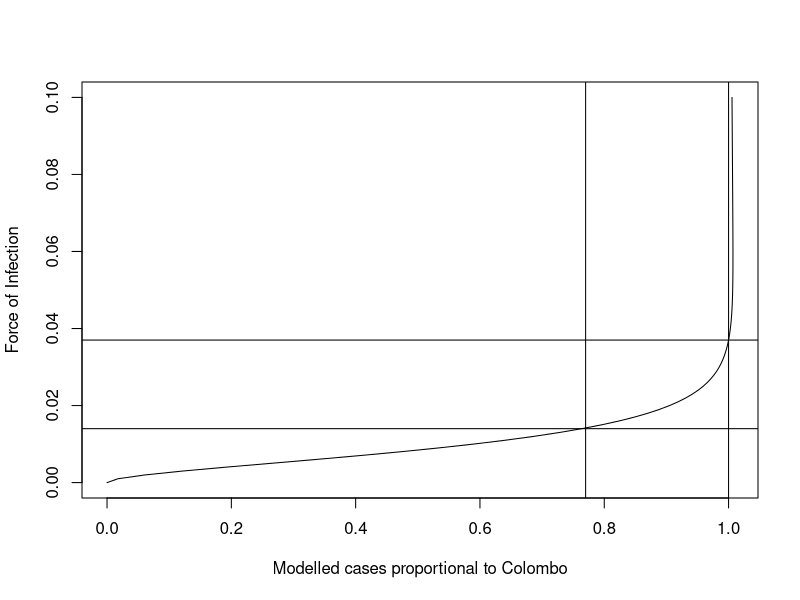
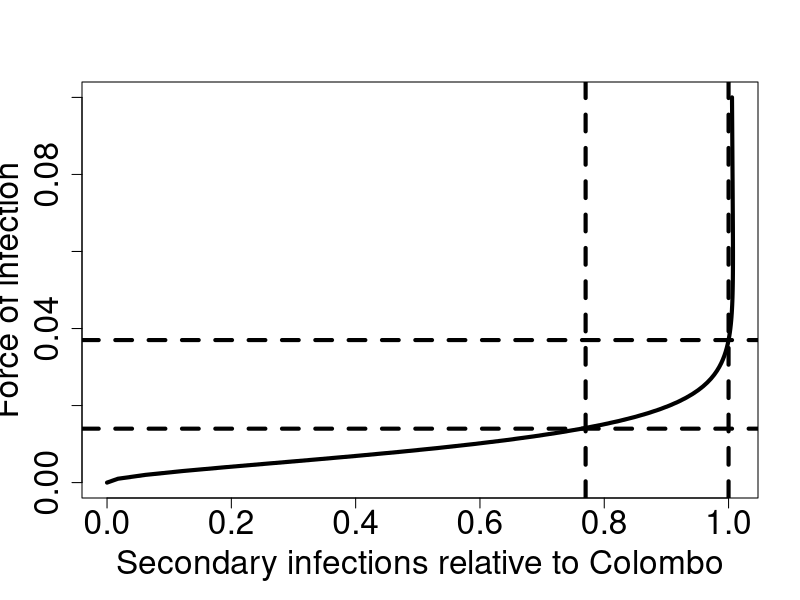

Recreate these plots in R, in order.
rm(list=ls())
# we want to recreate the dengue model

# we first create the four probabilities of infection
library(data.table)

# Set parameters ----------------------------------------------------------

# Calculate lambda in Colombo

# probability first infection = 14.1%
# 0.141 <- 1-(1 - lambda)^4
# lambda = 0.037


#will remove last age
max_age <- 61
#will remove last year
years <- 2010:2110
N0 <- 1 # population size
no_infection <- N0
lambda <- rep(0.037, length=length(years))
P_D <- c(0.005, 0.05, 0.00001, 0.00001)

P_D_mat <- t(replicate(max_age,P_D))

# Initialise dataframe ----------------------------------------------------

col_names <- list(
               "S4",
               "S3",
               "S2",
               "S1",
               "S0",
               "I1",
               "I2",
               "I3",
               "I4",
               "D1",
               "D2",
               "D3",
               "D4",
               "total")

array_names <- vector("list", 3)
array_names[[1]] <- paste("year", years, sep="_")
array_names[[2]] <- paste("age", (1:(max_age+1) -1), sep="_")
array_names[[3]] <- col_names

# dims are year - age - outcomes
dengue <- array(data = 0,
                dim = c(length(years), max_age+1,length(col_names)),
                dimnames=array_names)


dengue[1,,"S4"] <- N0 # add 100 to S4 to each age group in first year
dengue[,1,"S4"] <- N0 # add 100 to S4 of 0 age group in all years (births)

dengue[1,,"total"] <- dengue[1,,"S4"] # add total to first year
dengue[,1,"total"] <- dengue[,1,"S4"] # add total to first age

# Populate dataframe ------------------------------------------------------

infection_probs <- function( lambda, max_age, P_D_mat, df, verbose=1 ){
  if(verbose==1){browser()}
  
  for (y in 1:(length(years)-1)) {

    # infection probabilities
    P_I0_I1 <- 1-(1 - lambda[y])^4
    P_I1_I2 <- 1-(1 - lambda[y])^3
    P_I2_I3 <- 1-(1 - lambda[y])^2
    P_I3_I4 <- 1-(1 - lambda[y])^1
    P_I4_I5 <- 0L
    
    # S4
    df[y+1, 1:max_age + 1 , "S4"] <- df[y, 1:max_age, "S4"] * (1-P_I0_I1) # probability of individual staying susceptible
    
    # S3
    df[y+1, 1:max_age + 1, "S3"] <- df[y, 1:max_age, "S4"] * (P_I0_I1) + # prob of people with first infection 
      (df[y, 1:max_age, "S3"] * (1-P_I1_I2) ) # probability of not getting a second infection
    
    # I1 (reminder: first infections occur during this year) - that's why there's no +1's
    df[y, 1:max_age, "I1"] <- df[y,1:max_age, "S4"] * (P_I0_I1)  # Number of new first infections
    
    # S2
    df[y+1, 1:max_age+1, "S2"] <- df[y, 1:max_age, "S3"] * (P_I1_I2) + # prob of people with second infection 
      df[y, 1:max_age, "S2"] * (1-P_I2_I3) # probability of not getting a third infection
    
    # I2
    df[y, 1:max_age, "I2"] <- df[y, 1:max_age, "S3"] * (P_I1_I2)   # Number of new second infections
    
    # S1
    df[y+1, 1:max_age+1, "S1"] <- df[y, 1:max_age, "S2"] * (P_I2_I3) + # prob of people with third infection 
      (df[y, 1:max_age, "S1"] * (1-P_I3_I4) ) # probability of not getting a fourth infection
    
    #I3
    df[y, 1:max_age, "I3"] <- df[y, 1:max_age, "S2"] * (P_I2_I3) # number of new third infections
    
    # S0
    df[y+1, 1:max_age+1, "S0"] <- df[y, 1:max_age, "S1"] * (P_I3_I4) + # prob of people with fourth infection 
      (df[y, 1:max_age, "S0"] * (1-P_I4_I5) ) # probability of not getting a fifth infection
    
    # I4
    df[y, 1:max_age, "I4"] <- df[y, 1:max_age, "S1"] * (P_I3_I4) # number of new fourth infections
    
    #calculate the total population across susceptible statuses
    df[y+1,1:max_age+1,"total"] <- rowSums(df[y+1,1:max_age+1,which(col_names %like% "S")])
    
    df[y,1:max_age,which(col_names %like% "D")] <- df[y,1:max_age,which(col_names %like% "I")]*
      P_D_mat
    
  } # ends year loop
  
  #removing last year and last age group
  df <- df[-length(years),,]
  df <- df[,-(max_age+1),]
  
  return(df)
}


# I2 vs. lambda plot ------------------------------------------------------

lambda_vals <- seq(0, 0.1, by=0.001)
I2_vec <- numeric(length(lambda_vals))
I1_vec <- numeric(length(lambda_vals))

AgeDist <- c(0.01518000, 0.01518000, 0.01518000, 0.01518000, 0.01518000, 0.01560000, 0.01560000, 0.01560000, 0.01560000, 0.01560000,
             0.01478000, 0.01478000, 0.01478000, 0.01478000, 0.01478000, 0.01617775, 0.01617775, 0.01617775, 0.01617775, 0.01617775,
             0.01506456, 0.01506456, 0.01506456, 0.01506456, 0.01506456, 0.01525617, 0.01525617, 0.01525617, 0.01525617, 0.01525617,
             0.01610475, 0.01610475, 0.01610475, 0.01610475, 0.01610475, 0.01383275, 0.01383275, 0.01383275, 0.01383275, 0.01383275)

AgeDist <- c(AgeDist, rep(AgeDist[length(AgeDist)],20)) # fill age vector to age 60

# obtain prop of people with second infection in a year at equilibrium
for(i in 1:length(lambda_vals)){
  
  dengue_df <- infection_probs(lambda = rep(lambda_vals[i], length(years)), 
                               max_age = max_age, 
                               P_D_mat = P_D_mat, 
                               df = dengue,
                               verbose = 0)
  
  I2_vec[i] <- sum(AgeDist[1:60]*dengue_df[length(years)-1,1:60,"I2"])/sum(AgeDist[1:60])
  I1_vec[i] <- sum(AgeDist[1:60]*dengue_df[length(years)-1,1:60,"I1"])/sum(AgeDist[1:60])
  
}


plot(x = I2_vec/I2_vec[38], y = lambda_vals, type = "l", 
     xlab = "Modelled cases proportional to Colombo" , 
     ylab = "Force of Infection")
abline(v = 1.0)
abline(h = lambda_vals[38])
abline(v = 0.77)
#value of lambda where I2_vec/I2_vec[38] is closest to 38
abline(h = lambda_vals[15])


# plot proportion of people with second infection at equilibrium relative to prop of people
# with second infection in Colombo for a range of FOIs. this is used to find out the FOI
# in the region where prop of people with second infection is 77% of that in Colombo

font.size <- 2
lwd <- 4

plot(x = I2_vec/I2_vec[38], y = lambda_vals, type = "l", lwd=lwd,
     xlab="Secondary infections relative to Colombo", ylab="Force of infection", cex.axis=font.size, cex.lab=font.size)
abline(v = 1.0, lwd=lwd, lty=2)
abline(h = lambda_vals[38], lwd=lwd, lty=2)
abline(v = 0.77, lwd=lwd, lty=2)
#value of lambda where I2_vec/I2_vec[38] is closest to 38
abline(h = lambda_vals[15], lwd=lwd, lty=2)

#* Calculating rho ---------------------------------------------------------

rho <- (100/10000)/I2_vec[38]

# Calculating I1 and I2 in Gampaha ----------------------------------------

dengue_g_df <- infection_probs(lambda = rep(lambda_vals[15], length(years)), 
                               max_age = max_age, 
                               P_D_mat = P_D_mat, 
                               df = dengue,
                               verbose = 0)

#proportion of population who experience primary or secondary infections per year
ageRange <- 4:16
inf_c <- sum(AgeDist[ageRange]*
               rowSums(dengue_g_df[length(years)-1,ageRange,c("I1","I2")]))/sum(AgeDist[ageRange])

inf_c_2yr <- 1-(1-inf_c)^2

case_c_2yr <- 1-(1-(77/10000))^2
